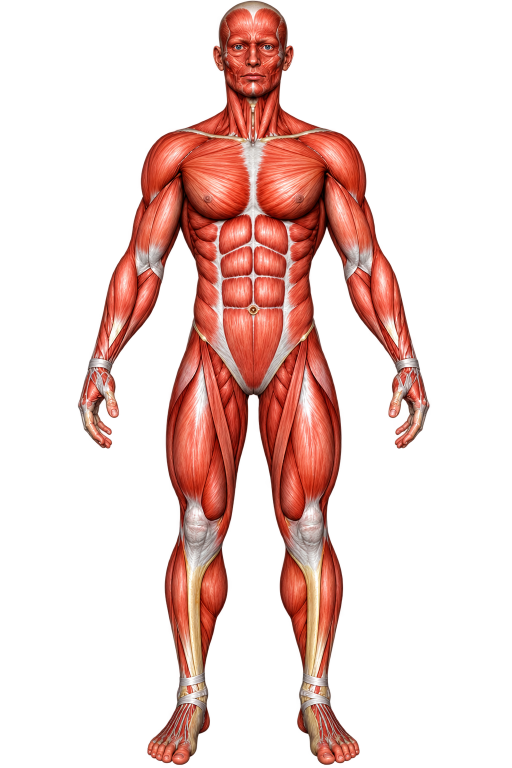
#> input picture sistema-de-alunos-main/sistema-de-alunos-main/assets/corpos/corpohomem.png, 1024 x 1536 px (shown at 1/2 size)
$ python gerar_mascaras_corpo.py
#> lines starting #> are read from the running program, lines starting #| are printed output that depends on the picture; after the words box and inside, x2 and y2 are one past the last pixel; in counts of white or black regions, pixels touching at a corner belong together
"""Gera as máscaras de região usadas por `gui/widgets/corpo_interativo.py`.

FERRAMENTA DE DESENVOLVIMENTO -- não é executada pelo app, e as bibliotecas
que ela usa (numpy/scipy/scikit-image/Pillow) NÃO são dependência do app em
runtime, só deste script. Rode isto de novo apenas se:

  - a imagem `assets/corpos/corpohomem.png` for substituída/recalibrada; ou
  - um novo corpo (ex.: feminino) for adicionado -- nesse caso duplique
    `SEMENTES`/`IMAGEM`/`PASTA_SAIDA` para a nova imagem, com sementes
    recalibradas visualmente sobre ela (ver seção "Como recalibrar" abaixo).

O QUE ISSO FAZ
---------------
As regiões do boneco (ombro, tórax, coxa...) precisam de uma máscara que
siga o contorno real do músculo na ilustração -- não um polígono aproximado.
Como a imagem não tem camadas por músculo, cada região é obtida por
segmentação watershed: a partir de um ponto semente dentro do músculo, a
"água sobe" e para nas bordas de maior gradiente (os traços que o próprio
ilustrador desenhou separando um músculo do outro -- sulco deltopeitoral,
sulcos do abdômen, prega inguinal, dobra do joelho etc.), então o contorno
final acompanha a anatomia de verdade em vez de ser "chutado" à mão.

Etapas:
  1. Silhueta do corpo: flood fill do fundo (que é um degradê radial escuro)
     a partir das bordas da imagem. Sozinho, isso classifica erroneamente
     como "fundo" partes do corpo que estão em sombra (lateral do tronco,
     face interna do braço), por terem brilho parecido com o degradê --
     então um fechamento morfológico de raio grande preenche essas
     reentrâncias. Só que esse mesmo fechamento, sendo cego ao que está de
     cada lado, também soldava indevidamente o braço pendurado ao quadril
     (um vão real, não sombra) em duas faixas específicas; `ZONAS_EXCLUSAO`
     restaura a silhueta original SÓ nelas -- ver `body_silhouette()`.
  2. Elevação = gradiente (Sobel) de uma versão borrada da imagem em tons de
     cinza -- o borramento apaga a textura fina das fibras musculares (ruído
     de alta frequência) mas preserva os sulcos/dobras reais.
  3. Marcadores: um disco pequeno em cada ponto de `SEMENTES`, com o mesmo id
     para sementes do mesmo nome (regiões com mais de uma parte, ex.: duas
     sementes para os dois lóbulos do peitoral em "chest"). Nomes que
     começam com "ignore_" são sorvedouros (rosto, pescoço, mãos, pés) --
     existem só para impedir que essas áreas sejam anexadas às regiões
     vizinhas nomeadas.
  4. `skimage.segmentation.watershed` restrito à silhueta (`mask=corpo_mask`).
  5. Por região: fecha buracos pequenos, remove manchas espúrias, suaviza a
     borda (blur do alfa binário) para anti-aliasing, reforça um anel mais
     opaco perto do contorno (efeito parecido com o "pen" de contorno da
     versão antiga em polígono) -- e por fim RECORTA esse alfa pela silhueta
     de novo (`alfa *= corpo_mask`). Esse recorte final é a camada de
     segurança: o watershed já é restrito à silhueta, mas o blur do passo
     anterior por si só reintroduziria alguns pixels de alfa passando do
     contorno verdadeiro para o fundo (foi a causa raiz do vazamento
     encontrado em revisão -- o blur normaliza pelo próprio máximo e nunca
     era re-recortado). Salva como PNG RGBA do MESMO tamanho da imagem base
     -- pixel (x, y) da máscara corresponde exatamente ao pixel (x, y) da
     imagem original, então o app não precisa remapear nada: só desenha a
     máscara em cima com opacidade reduzida.

COMO RECALIBRAR AS SEMENTES
-----------------------------
Se uma região sair errada (vazando pra vizinha, ou pequena/vazia demais):
  1. Rode este script; abra `<PASTA_SAIDA>/../watershed_debug.png` -- cada
     região aparece com uma cor diferente sobre o corpo escurecido.
  2. Ajuste a(s) coordenada(s) da região problemática em `SEMENTES` (frações
     0-1 da largura/altura da imagem) e rode de novo. Adicionar mais um
     ponto (mesmo nome) numa área que a região deveria cobrir mas não está
     alcançando costuma resolver mais rápido que mover o ponto existente.
  3. Se uma região vazar por um caminho de gradiente fraco muito longe da
     semente, aumente levemente `COMPACTNESS` (ele penaliza caminhos
     compridos); se regiões pequenas ficarem espremidas demais pelas
     vizinhas, diminua.
"""

from pathlib import Path

import numpy as np
from PIL import Image
from scipy import ndimage
from skimage.filters import gaussian, sobel
from skimage.segmentation import watershed
from skimage.morphology import (
    disk as morph_disk,
    binary_closing as m_close,
    binary_opening as m_open,
    remove_small_objects,
)
from skimage.draw import disk as draw_disk, polygon as draw_polygon

RAIZ = Path(__file__).resolve().parent.parent
IMAGEM = RAIZ / "assets" / "corpos" / "corpohomem.png"
PASTA_SAIDA = RAIZ / "assets" / "corpos" / "mascaras_masculino"

RAIO_FECHAMENTO_SILHUETA = 80
SIGMA_BLUR_ELEVACAO = 3.0
COMPACTNESS = 4e-4
COR_VERDE = (46, 204, 113)  # Cores.SUCESSO (core/theme.py)

# Sementes (frações 0-1 de largura/altura) calibradas visualmente sobre
# corpohomem.png (1024x1536, figura de frente). Convenção anatômica:
# "right_*"/"left_*" são o lado DIREITO/ESQUERDO da PESSOA -- que aparecem
# invertidos (esquerda/direita) para quem olha a imagem de frente.
SEMENTES = {
    "ignore_face": [(0.50, 0.06)],
    "ignore_neck": [(0.50, 0.155)],
    "shoulder": [(0.315, 0.205), (0.685, 0.205)],
    # Terceira semente no esterno (bem acima do início real do peitoral):
    # sem ela, "abdomen" conseguia subir pelo sulco claro entre os dois
    # lóbulos do peitoral (baixo gradiente ali) até quase o pescoço.
    "chest": [(0.435, 0.245), (0.565, 0.245), (0.50, 0.20)],
    # Uma semente por bloco do "tanquinho" (3 linhas x esquerda/direita) em
    # vez de só a linha central -- com só o centro, o bloco superior
    # esquerdo ficava sem nenhuma semente por perto e ia parar em "waist"
    # ou "chest".
    "abdomen": [
        (0.465, 0.315), (0.535, 0.315),
        (0.465, 0.365), (0.535, 0.365),
        (0.465, 0.415), (0.535, 0.415),
    ],
    "waist": [(0.415, 0.345), (0.585, 0.345)],
    "hip": [
        (0.50, 0.43), (0.50, 0.46),
        (0.40, 0.44), (0.60, 0.44),
        (0.37, 0.475), (0.63, 0.475),
    ],
    # (só 1 semente cada -- a segunda usada numa rodada anterior, mais alta
    # e voltada pro tronco, caía numa sombra que nem o fechamento da
    # silhueta alcança; o braço já fica bem coberto com uma só.)
    "right_arm": [(0.29, 0.32)],
    "left_arm": [(0.71, 0.32)],
    # Vários pontos ao longo do antebraço/mão (cotovelo -> dedos), não só
    # um: perto do quadril esse braço pendurado cai dentro da zona de
    # exclusão do fechamento da silhueta (ver ZONAS_EXCLUSAO_FECHAMENTO), e
    # sem o fechamento ali o contorno bruto fragmenta essa faixa em pedaços
    # -- um pedaço sem nenhuma semente por perto ficava pra "hip" (o vazio
    # virava um degrau reto, a própria borda da zona de exclusão).
    "right_forearm": [(0.235, 0.43), (0.28, 0.38), (0.26, 0.48)],
    "left_forearm": [(0.765, 0.43), (0.72, 0.38), (0.74, 0.48)],
    "ignore_hand_right": [(0.19, 0.53), (0.22, 0.45), (0.30, 0.45), (0.35, 0.45)],
    "ignore_hand_left": [(0.81, 0.53), (0.78, 0.45), (0.70, 0.45), (0.65, 0.44)],
    "right_thigh": [(0.40, 0.50), (0.38, 0.55), (0.41, 0.60)],
    "left_thigh": [(0.60, 0.50), (0.62, 0.55), (0.59, 0.60)],
    "right_calf": [(0.40, 0.71), (0.40, 0.77), (0.41, 0.82)],
    "left_calf": [(0.60, 0.71), (0.60, 0.77), (0.59, 0.82)],
    "ignore_foot_right": [(0.38, 0.92)],
    "ignore_foot_left": [(0.62, 0.92)],
}

# Faixas (fração da imagem) onde o fechamento morfológico da silhueta solda
# indevidamente a mão/antebraço pendurado ao quadril -- um vão real entre
# duas partes do corpo, não uma sombra sobre uma única superfície. Nessas
# faixas a silhueta final volta a usar o resultado bruto do flood fill (sem
# o fechamento), restaurando o vão; fora delas o fechamento continua valendo
# normalmente. Calibradas verificando que nenhuma semente de músculo cai
# fora da silhueta final e que pontos conhecidos dentro desses vãos (entre a
# mão e o quadril, dos dois lados) continuam fora dela.
#
# (O vão entre as duas pernas tem o mesmo problema -- o fechamento também o
# solda entre a virilha e perto do tornozelo -- mas restaurá-lo aqui mexe na
# silhueta usada por TODAS as regiões e mudava também "hip"/"abdomen" [parte
# superior, que não pode mudar]. Ver LIMITE_LATERAL/LIMITE_SUPERIOR de
# coxa/panturrilha abaixo: mesmo problema, corrigido só nessas máscaras.)
ZONAS_EXCLUSAO_FECHAMENTO = [
    (0.24, 0.37, 0.395, 0.50),
    (0.63, 0.76, 0.395, 0.50),
]

# Trava lateral extra (fração x mín, máx): mesmo com as sementes de
# antebraço/mão mais densas, um fragmento fino e reto de antebraço dentro de
# ZONAS_EXCLUSAO_FECHAMENTO (onde a silhueta volta a ser o contorno bruto,
# sem o fechamento) ainda ficava sem nenhuma semente por perto e "hip" o
# herdava -- visível como um degrau reto na borda lateral. "hip" não tem por
# que se estender além disso de qualquer forma (é a região mais central do
# tronco/virilha), então é um cinto de segurança geométrico direto em vez de
# perseguir mais sementes.
#
# "right_thigh"/"right_calf"/"left_thigh"/"left_calf" entraram aqui pelo
# mesmo motivo, mas por uma causa raiz diferente: o vão real entre as pernas
# (da virilha até perto do tornozelo) é mais estreito que
# RAIO_FECHAMENTO_SILHUETA nesse trecho, então o fechamento da silhueta o
# solda por engano (o vão só reaparece na silhueta final abaixo do
# tornozelo) -- e o watershed, restrito a essa silhueta "soldada", pinta
# perna de fundo ali (confirmado lendo os pixels: cor de fundo, não de
# pele). Excluir esse vão inteiro do fechamento (como já existe pra
# axila/quadril) resolveria na raiz, mas mexe na silhueta usada por TODAS as
# regiões -- inclusive "hip" (parte superior, que não pode mudar). Uma trava
# simples na linha média (nenhuma coxa/panturrilha tem razão anatômica pra
# cruzar pro outro lado do corpo) corrige o vazamento sem tocar na silhueta
# compartilhada nem nas sementes de nenhuma outra região.
LIMITE_LATERAL = {
    "hip": (0.39, 0.61),
    # 0.50 (a linha média exata) cortava coxa de verdade: as duas coxas se
    # tocam na face interna (adutores) entre ~0.50 e 0.53 nessa faixa de
    # altura -- confirmado lendo os pixels ali (tom de músculo, não fundo) e
    # comparando com o próprio limite bruto do watershed do lado esquerdo
    # ("left_thigh" começa em ~0.52-0.53 na mesma altura, nunca abaixo
    # disso), então 0.50 sobrava sem necessidade. Novo limite (0.54) fica
    # ainda acima do máximo bruto observado (~0.537, em y=0.564) -- cobre a
    # coxa inteira sem reabrir a solda silhueta-com-a-outra-perna que esse
    # limite existe pra evitar.
    "right_thigh": (0.0, 0.54),
    # Espelho do ajuste acima: bruto chega a x=0.522 (também músculo de
    # verdade, checado nos pixels) antes de "left_thigh" ceder pra
    # "right_thigh"; 0.50 cortava esse tanto da face interna.
    "left_thigh": (0.46, 1.0),
    "right_calf": (0.0, 0.44),
    "left_calf": (0.56, 1.0),
}

# Trava vertical (fração y mínima) para "right_calf"/"left_calf": o sulco
# entre coxa e panturrilha quase some na face medial do joelho (baixo
# gradiente ali), e sem essa trava a panturrilha "subia" por dentro bem
# acima da dobra real do joelho -- sobrepondo boa parte da própria máscara
# da coxa nessa faixa. Adicionar semente de coxa ali resolvia esse ponto mas
# mudava também o contorno de "hip" (região vizinha, parte superior, que
# não pode ser tocada) -- por isso é um cinto de segurança geométrico direto
# na panturrilha em vez de mexer em sementes de outra região. Calibrado nos
# poucos px acima do topo real (não-vazado) da panturrilha, checado nos
# dois lados.
#
# "right_forearm": mesmo fenômeno na dobra do cotovelo -- o vinco/tendão ali
# tem gradiente fraco, e a região "vazava" para cima em uma agulha fina até
# dentro do braço (bíceps/tríceps), confirmado lendo o perfil de largura por
# linha da máscara bruta: a largura salta de ~8px para ~23px exatamente na
# fração 0.348-0.350 (a agulha some, começa o antebraço de verdade). Trava
# calibrada logo abaixo desse salto, no próprio vinco visível na ilustração
# (~0.335-0.365). "left_forearm" não tem essa trava porque não apresentou o
# mesmo salto no perfil (não fazia parte da correção pedida).
#
# "right_thigh"/"left_thigh": a mesma agulha fina aparece subindo até dentro
# da virilha/quadril -- só que aqui a causa raiz é a zona de exclusão do
# fechamento da silhueta (ZONAS_EXCLUSAO_FECHAMENTO, usada pra restaurar o
# vão real entre mão e quadril): a borda dessa zona vira uma costura reta na
# silhueta ali perto, e a coxa escapa por ela. Confirmado no perfil de
# largura por linha: "right_thigh" salta de 59px pra 112px bem na fração
# 0.501 (a agulha, com só 1-a-poucos px de largura, termina exatamente aí);
# "left_thigh" salta de 88px pra 97px em 0.532. Sementes calibradas nesses
# saltos, checando os dois lados separadamente (o salto não é simétrico).
LIMITE_SUPERIOR = {
    "right_calf": 0.655,
    "left_calf": 0.655,
    "right_forearm": 0.350,
    "right_thigh": 0.501,
    "left_thigh": 0.532,
}

# Trava vertical (fração y máxima) para "left_forearm": dentro de
# ZONAS_EXCLUSAO_FECHAMENTO (mesma zona usada pra restaurar o vão real entre
# mão e quadril -- ver `calcular_silhueta`), a face medial do antebraço, em
# sombra, tem tom parecido com o fundo; sem o fechamento ali (é essa zona que
# desliga o fechamento), o flood fill cru classifica parte da própria pele
# do antebraço como fundo. O watershed, restrito a essa silhueta com esse
# buraco, então lê a região como "aberta" logo abaixo do punho de verdade e
# deixa "left_forearm" vazar por ela pra dentro da mão -- confirmado lendo o
# perfil de largura por linha da máscara bruta: depois de afunilar até
# 4-18px (o punho de verdade, ~0.445-0.475), a largura salta de volta pra
# 54px em 0.480 e 141px em 0.500 (já indo parar sobre a mão/o vão do
# quadril, não mais sobre o antebraço). Trava calibrada logo após o afunilar
# do punho, antes desse salto. "right_forearm" não precisa disso -- a trava
# de cima (LIMITE_SUPERIOR) já resolve o vazamento do lado direito, que é
# pra cima (cotovelo) em vez de pra baixo (mão).
LIMITE_INFERIOR = {
    "left_forearm": 0.478,
}


# "waist" é a ÚNICA região que não usa o resultado bruto do watershed
# (`rotulos_ws == idx`) como máscara final -- ver o `if nome == "waist"` em
# `main()`. Motivo: o oblíquo externo/serrátil ali tem textura de fibra
# muito sutil (mesmo nível de cinza do tórax/abdômen vizinhos após o blur
# do gradiente), então o watershed, sem uma borda forte pra seguir, cai de
# volta na regra de distância (ponderada por COMPACTNESS) entre sementes
# vizinhas -- o que produz uma divisão quase reta/simétrica em vez de
# acompanhar o contorno real (visível em `watershed_debug.png`: a região
# saía como um bloco vertical de cantos retos, lida como "retângulo verde"
# em vez de músculo). Aumentar COMPACTNESS ou mexer nas sementes de
# vizinhos pra "empurrar" essa borda mudaria também chest/abdomen/hip
# (proibido tocar). A solução foi contornar a olho, direto sobre
# `corpohomem.png`, o polígono do oblíquo/serrátil visível (ponta entre
# axila e peitoral, descendo ao longo da bainha do reto abdominal, fundo
# arredondado acima do início do quadril) -- ver `POLIGONO_CINTURA_LADO`.
# Esse polígono nunca é usado sozinho: é sempre recortado por
# `corpo_mask` (silhueta) e por `_mascara_regioes_vizinhas_cintura`
# (chest/abdomen/hip/right_arm/left_arm, lidos do MESMO `rotulos_ws` já
# calculado) antes de virar a máscara final -- então mesmo que o polígono
# avance por engano sobre território de outra região, o resultado nunca
# invade uma máscara que já está correta (ver `main()`).
#
# Pontos (frações 0-1 de largura/altura) de UM lado -- o lado ESQUERDO da
# IMAGEM (lado DIREITO da pessoa). O outro lado é o espelho (x -> 1-x), já
# que a ilustração de frente é simétrica. Calibrado visualmente: se um dia
# a imagem base for substituída, recalibre soltando um overlay desses
# pontos sobre a nova imagem antes de confiar neles de novo.
POLIGONO_CINTURA_LADO = [
    (0.360, 0.278),  # ponta superior, entre a axila e o peitoral
    (0.388, 0.283),
    (0.415, 0.290),
    (0.435, 0.298),
    (0.443, 0.312),
    (0.438, 0.330),
    (0.428, 0.348),
    (0.418, 0.365),
    (0.408, 0.380),
    (0.400, 0.383),  # início da curva do fundo (perto do abdômen)
    (0.386, 0.386),
    (0.372, 0.388),
    (0.358, 0.387),
    (0.345, 0.384),
    (0.334, 0.380),  # fim da curva do fundo (perto do braço)
    (0.330, 0.368),
    (0.330, 0.345),
    (0.334, 0.322),
    (0.342, 0.300),
    (0.352, 0.286),
]

# Regiões vizinhas que a máscara da cintura nunca pode invadir -- mesmo que
# o polígono acima avance por cima delas, elas são subtraídas antes de
# salvar (ver `main()`), então ficam bit-a-bit como já estavam.
_VIZINHAS_CINTURA = ("chest", "abdomen", "hip", "right_arm", "left_arm")


# [11 lines left out: function mascara_poligono_cintura, not called in this run]


def calcular_silhueta(gray: np.ndarray) -> np.ndarray:
    h, w = gray.shape
    bg_candidato = gray < 100
    estrutura = np.array([[0, 1, 0], [1, 1, 1], [0, 1, 0]])
    rotulos_fundo, _ = ndimage.label(bg_candidato, structure=estrutura)
    rotulos_borda = (
        set(rotulos_fundo[0, :]) | set(rotulos_fundo[-1, :])
        | set(rotulos_fundo[:, 0]) | set(rotulos_fundo[:, -1])
    )
    rotulos_borda.discard(0)
    corpo_bruto = ~np.isin(rotulos_fundo, list(rotulos_borda))
    corpo_bruto = ndimage.binary_fill_holes(corpo_bruto)

    corpo_fechado = m_close(corpo_bruto, morph_disk(RAIO_FECHAMENTO_SILHUETA))

    zona_exclusao = np.zeros((h, w), dtype=bool)
    for (x0, x1, y0, y1) in ZONAS_EXCLUSAO_FECHAMENTO:
        zona_exclusao[int(y0 * h):int(y1 * h), int(x0 * w):int(x1 * w)] = True

    # Dentro da zona de exclusão, descarta o que só o fechamento adicionou
    # (restaura o vão real); fora dela, mantém o fechamento (conserta a
    # sombra). NÃO passa por binary_fill_holes de novo depois disso -- um
    # buraco perfeitamente cercado pelo fechamento reencheria exatamente a
    # zona que acabamos de restaurar.
    return corpo_bruto | (corpo_fechado & ~zona_exclusao)


# Raio do fechamento em `salvar_mascara` (o padrão é 4 -- ver abaixo). Só
# "waist" está aqui: a borda dela contra o tórax segue as interdigitações
# reais do serrátil, que na ilustração aparecem como um serrilhado bem miúdo
# (dentes de poucos px) -- com o fechamento padrão isso é preservado quase
# fiel demais, e o contorno lê como "picotado"/impreciso em vez de uma curva
# única. Um raio maior aqui só arredonda esses dentes pequenos (fechamento
# não desloca a borda geral, só funde reentrâncias menores que o raio) --
# continua recortado pela silhueta no final, então não pode fazer a região
# invadir o fundo nem crescer além do que já cresceria com o raio padrão.
FECHAMENTO_EXTRA = {
    "waist": 7,
}


# [30 lines left out: function salvar_mascara, not called in this run]


def main() -> None:
    PASTA_SAIDA.mkdir(parents=True, exist_ok=True)

    img = Image.open(IMAGEM).convert("RGB")
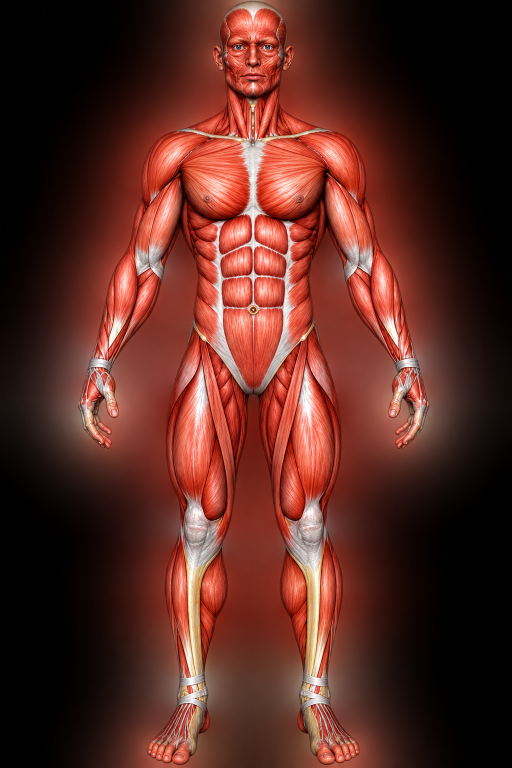
#> img: PIL image 1024x1536 RGB (shown at 1/2 size); mean R, G, B 89.3, 42.3, 34.2
    arr = np.array(img).astype(np.float64)
    h, w, _ = arr.shape
    gray = arr.mean(axis=2)
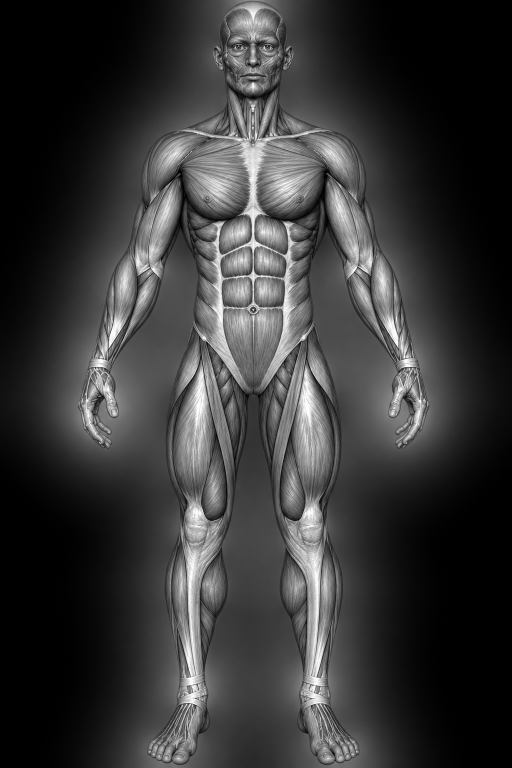
#> gray: shape (1536, 1024) float64 (shown at 1/2 size); min 0, max 255, mean 55.3

    corpo_mask = calcular_silhueta(gray)
#> in calcular_silhueta, `bg_candidato = gray < 100`:
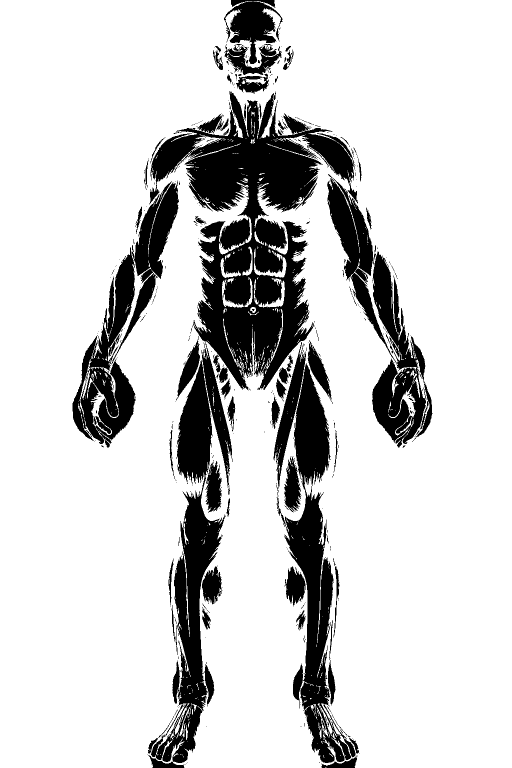
#> bg_candidato: shape (1536, 1024) bool (shown at 1/2 size); 81.8% white; 499 black regions (406 under 20 px), largest, box (x1, y1, x2, y2) and area: (301, 182, 716, 781) 97489, (302, 720, 451, 1526) 37677, (553, 726, 702, 1526) 37458
#> in calcular_silhueta, `rotulos_borda = ( set(rotulos_fundo[0, :]) | set(rotulos_fundo[-1, :])..`: rotulos_borda = 2 items
#> (the rest of the program and of its run is left out)
